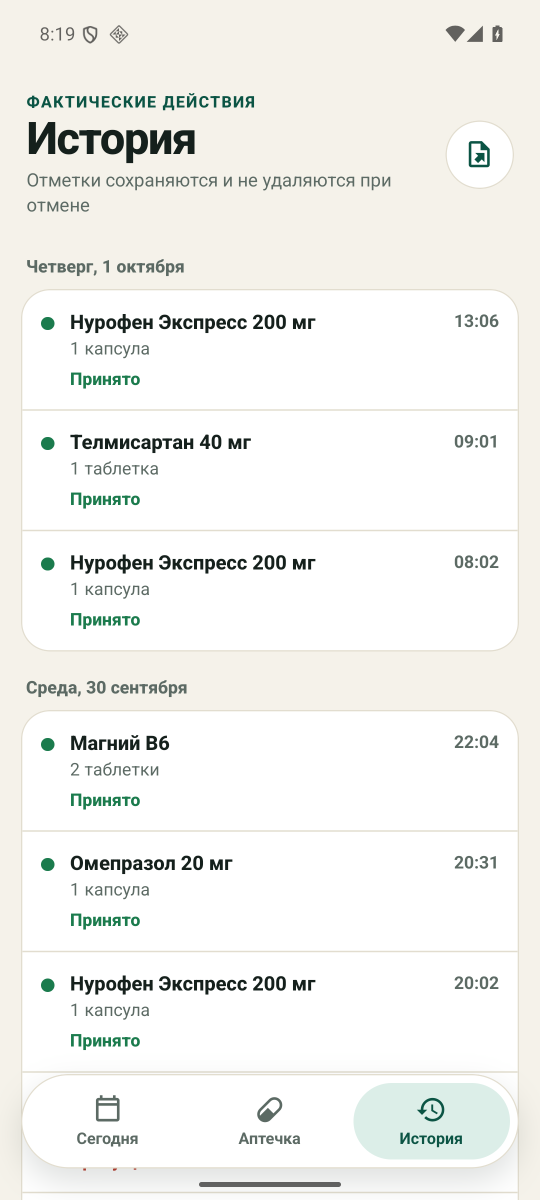
#> input picture docs/assets/screens/history.png, 1080 x 2400 px (shown at 1/2 size); its folder holds 7 pictures in this run
$ python render-showcase.py
#> lines starting #> are read from the running program, lines starting #| are printed output that depends on the picture; after the words box and inside, x2 and y2 are one past the last pixel; in counts of white or black regions, pixels touching at a corner belong together
"""Renders the README feature image from real emulator screenshots in docs/assets/screens.

    python tools/render-showcase.py

Outputs docs/assets/pora-features.png (three feature panels).
"""
from __future__ import annotations

from pathlib import Path

from PIL import Image, ImageDraw, ImageFilter, ImageFont, ImageOps

ROOT = Path(__file__).resolve().parents[1]
OUT = ROOT / "docs" / "assets"
SCREENS = OUT / "screens"

FONT_CANDIDATES = [
    Path("C:/Windows/Fonts/bahnschrift.ttf"),
    Path("/usr/share/fonts/truetype/dejavu/DejaVuSans.ttf"),
]
FONT_PATH = next((p for p in FONT_CANDIDATES if p.is_file()), FONT_CANDIDATES[0])

FIELD_TOP = (16, 78, 63)
FIELD_BOTTOM = (6, 24, 20)
PAPER = (245, 242, 234)
MINT = (126, 227, 198)
AMBER = (242, 196, 109)
WHITE = (255, 255, 255)


def font(size: int, weight: float | None = None) -> ImageFont.FreeTypeFont:
#> in render_features, `panel = Image.new("RGBA", (panel_w, panel_h), WHITE + (255,))`: panel: PIL image 700x830 RGBA; every value is 255
    face = ImageFont.truetype(str(FONT_PATH), size=size)
    if weight is not None:
        try:
            face.set_variation_by_axes([weight])
        except Exception:  # not a variable font
            pass
    return face


def gradient(size: tuple[int, int]) -> Image.Image:
    w, h = size
    img = Image.new("RGB", size)
    px = img.load()
    for y in range(h):
        for x in range(w):
            t = min(1.0, max(0.0, (x * 0.3 + y * 0.9) / (w * 0.3 + h * 0.9)))
            px[x, y] = tuple(int(FIELD_TOP[i] + (FIELD_BOTTOM[i] - FIELD_TOP[i]) * t) for i in range(3))
    return img


def glow(canvas: Image.Image, centre: tuple[int, int], radius: int, colour: tuple[int, int, int], alpha: int) -> None:
    layer = Image.new("RGBA", canvas.size, (0, 0, 0, 0))
    d = ImageDraw.Draw(layer)
    cx, cy = centre
    d.ellipse((cx - radius, cy - radius, cx + radius, cy + radius), fill=colour + (alpha,))
    canvas.alpha_composite(layer.filter(ImageFilter.GaussianBlur(radius * 0.45)))


def phone(screen_name: str, width: int, shadow: int = 40) -> Image.Image:
    """A screenshot inside a dark device frame with a soft shadow, as an RGBA tile."""
#> called with screen_name = 'history.png', width = 340, shadow = 24
    shot = Image.open(SCREENS / screen_name).convert("RGB")
    bezel = max(8, width // 38)
    inner_w = width - 2 * bezel
    shot = ImageOps.contain(shot, (inner_w, 10_000), Image.Resampling.LANCZOS)
#> shot: PIL image 324x720 RGB
    height = shot.height + 2 * bezel
#> height = 736
    pad = shadow * 2
    tile = Image.new("RGBA", (width + 2 * pad, height + 2 * pad), (0, 0, 0, 0))
#> tile: PIL image 436x832 RGBA; every value is 0

    sh = Image.new("RGBA", tile.size, (0, 0, 0, 0))
    ImageDraw.Draw(sh).rounded_rectangle(
        (pad, pad + shadow // 2, pad + width, pad + height + shadow // 2), radius=width // 8, fill=(0, 0, 0, 150)
    )
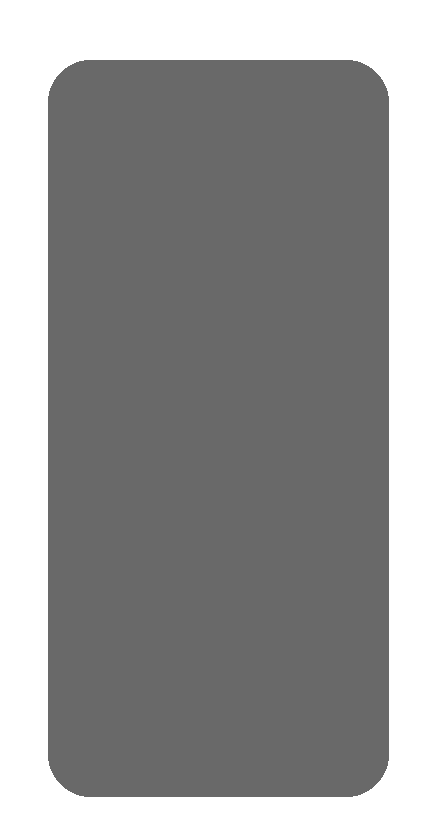
#> sh: PIL image 436x832 RGBA; mean R, G, B, A 0, 0, 0, 103.3; transparent parts drawn white
    tile.alpha_composite(sh.filter(ImageFilter.GaussianBlur(shadow)))

    d = ImageDraw.Draw(tile)
    d.rounded_rectangle((pad, pad, pad + width, pad + height), radius=width // 8, fill=(14, 18, 17, 255))
    d.rounded_rectangle((pad + 2, pad + 2, pad + width - 2, pad + height - 2), radius=width // 8 - 2, outline=(70, 86, 80, 255), width=2)

    mask = Image.new("L", shot.size, 0)
#> mask: PIL image 324x720 L; every value is 0
    ImageDraw.Draw(mask).rounded_rectangle((0, 0, shot.width, shot.height), radius=width // 8 - bezel, fill=255)
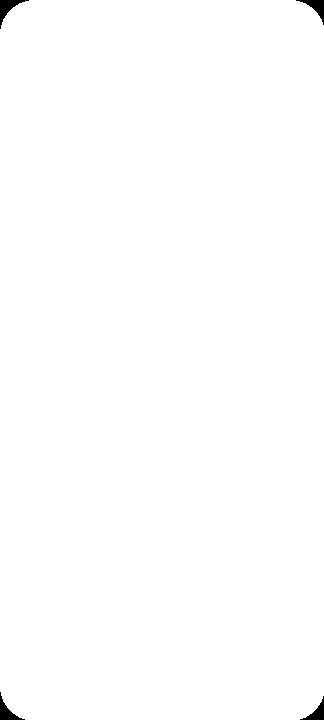
#> mask: PIL image 324x720 L; 99.6% white; 4 black regions, box (x1, y1, x2, y2) and area: (0, 0, 29, 29) 260, (296, 0, 324, 25) 231, (0, 692, 25, 720) 231, (300, 696, 324, 720) 203
    tile.paste(shot, (pad + bezel, pad + bezel), mask)
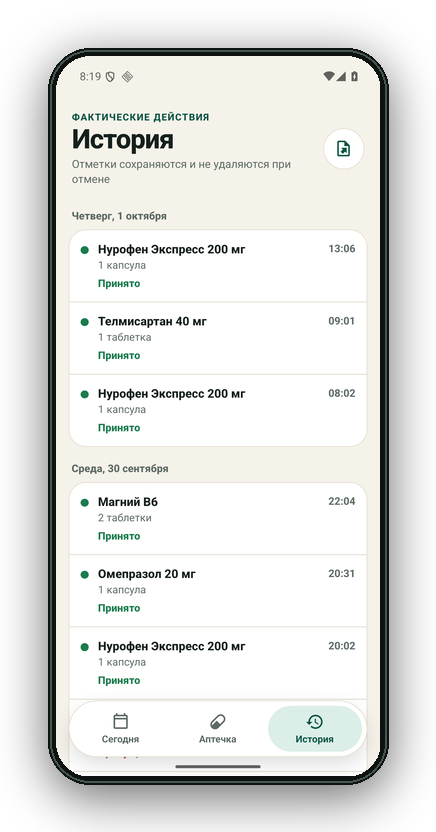
#> tile: PIL image 436x832 RGBA; mean R, G, B, A 156.5, 157, 154.7, 184; transparent parts drawn white
    return tile


def app_icon(size: int) -> Image.Image:
    src = Image.open(ROOT / "assets" / "icon.png").convert("RGBA")
    src = ImageOps.contain(src, (size, size), Image.Resampling.LANCZOS)
    mask = Image.new("L", src.size, 0)
    ImageDraw.Draw(mask).rounded_rectangle((0, 0, src.width, src.height), radius=src.width // 4, fill=255)
    out = Image.new("RGBA", src.size, (0, 0, 0, 0))
    out.paste(src, (0, 0), mask)
    return out


def render_features() -> None:
    size = (2400, 1100)
    canvas = Image.new("RGBA", size, PAPER + (255,))
    d = ImageDraw.Draw(canvas)
    d.text((100, 70), "Спокойный день с лекарствами", font=font(70, 650), fill=(21, 32, 28))

    panels = [
        ("history.png", "ИСТОРИЯ", "Что произошло на самом деле", "Отметки не удаляются при отмене,\nих можно выгрузить в CSV для врача."),
        ("course-selected.png", "СПРАВОЧНИК ЕСКЛП", "Название — в два касания", "Дозировка, форма и единица остатка\nподставляются из справочника."),
        ("cabinet-dark.png", "ТЁМНАЯ ТЕМА", "Удобно и вечером", "Аптечка с остатками, временем приёмов\nи предупреждением «мало»."),
    ]
    col_w = 740
    panel_w, panel_h = 700, 830
    for index, (name, tag, title, text) in enumerate(panels):
        x0 = 100 + index * col_w
        panel = Image.new("RGBA", (panel_w, panel_h), WHITE + (255,))
        pd = ImageDraw.Draw(panel)
        pd.text((50, 40), tag, font=font(24, 700), fill=(15, 107, 88))
        pd.text((50, 82), title, font=font(42, 650), fill=(21, 32, 28))
        pd.multiline_text((50, 148), text, font=font(26, 400), fill=(92, 106, 100), spacing=10)
        tile = phone(name, 340, shadow=24)
        panel.alpha_composite(tile, ((panel_w - tile.width) // 2, 260 - 48))
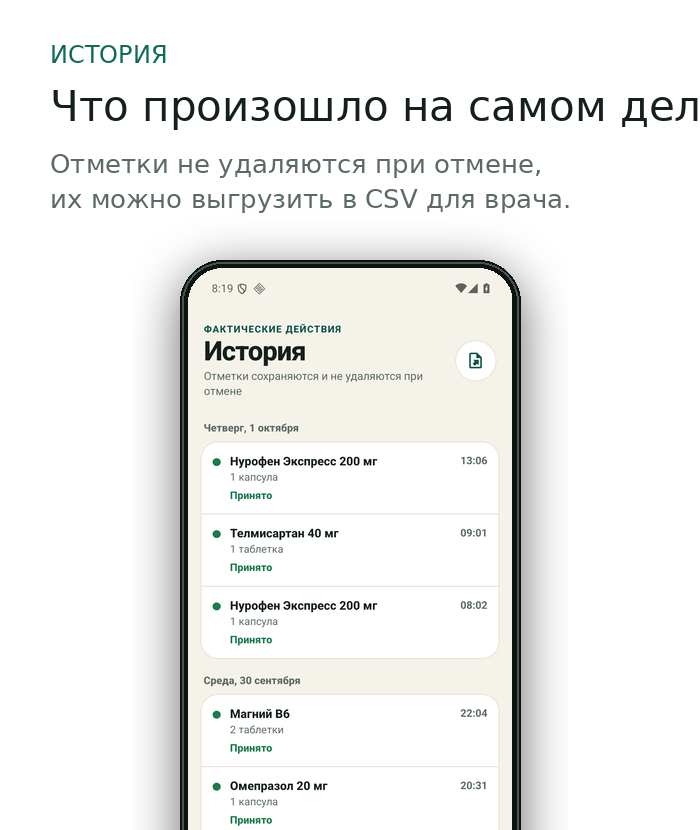
#> panel: PIL image 700x830 RGBA; mean R, G, B, A 239.6, 240, 238.7, 255
        mask = Image.new("L", panel.size, 0)
#> mask: PIL image 700x830 L; every value is 0
        ImageDraw.Draw(mask).rounded_rectangle((0, 0, panel_w, panel_h), radius=44, fill=255)
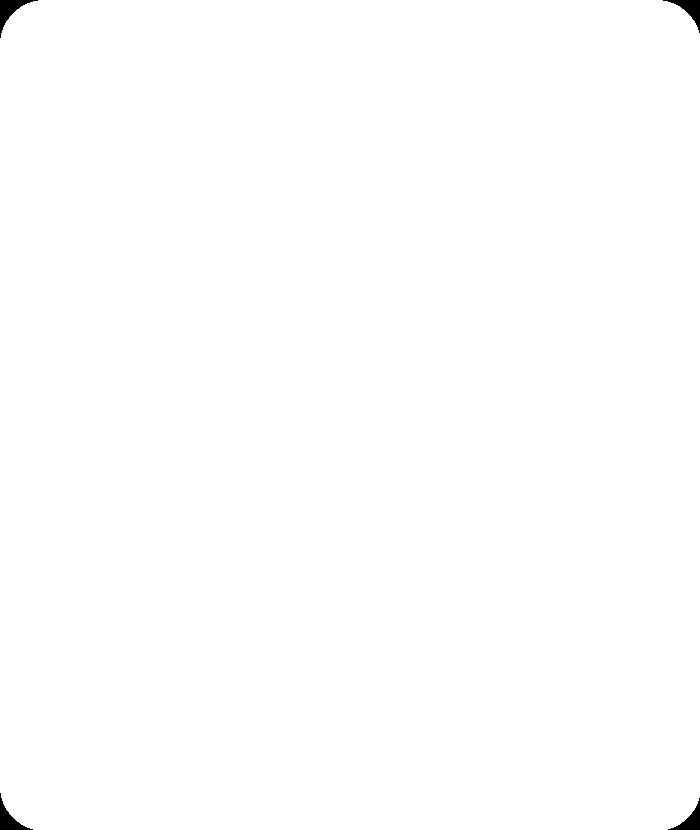
#> mask: PIL image 700x830 L; 99.7% white; 4 black regions, box (x1, y1, x2, y2) and area: (0, 0, 38, 38) 427, (663, 0, 700, 33) 389, (0, 793, 33, 830) 389, (668, 798, 700, 830) 352
        canvas.paste(panel, (x0, 210), mask)
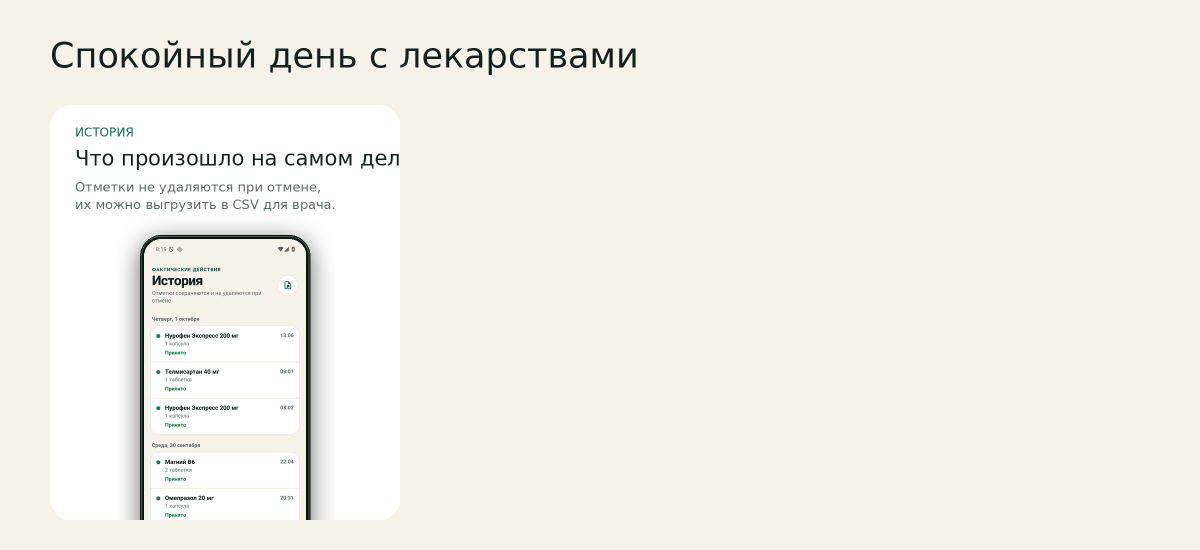
#> canvas: PIL image 2400x1100 RGBA (shown at 1/2 size); mean R, G, B, A 242.5, 240.3, 233.8, 255
        d.rounded_rectangle((x0, 210, x0 + panel_w, 210 + panel_h), radius=44, outline=(226, 221, 207), width=2)
#> pass 2 of the loop in render_features, `for index, (name, tag, title, text) in enumerate(panels):`:
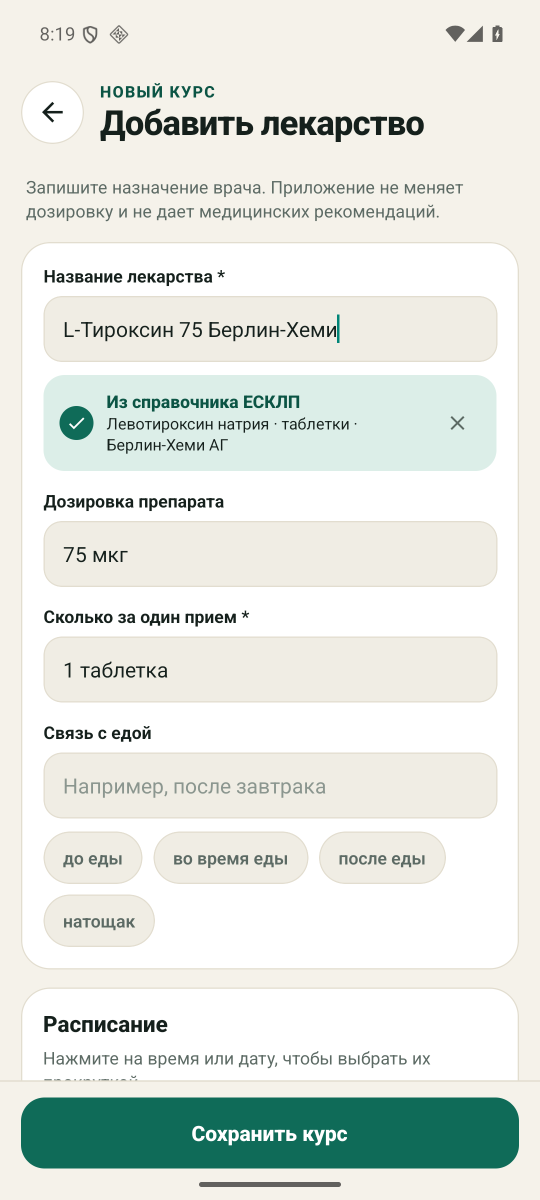
#> input picture docs/assets/screens/course-selected.png, 1080 x 2400 px (shown at 1/2 size)
#> in render_features, `panel.alpha_composite(tile, ((panel_w - tile.width) // 2, 260 - 48))`:
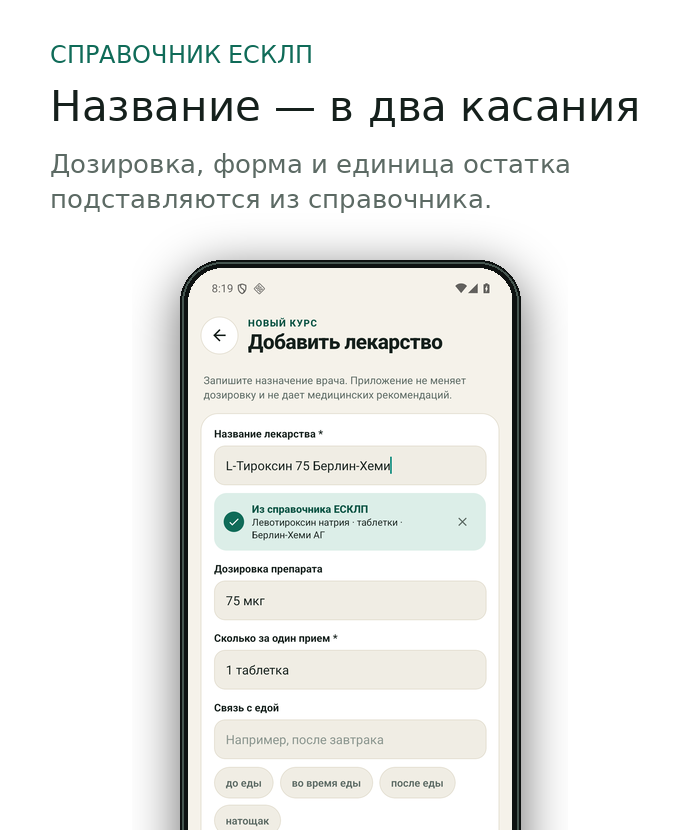
#> panel: PIL image 700x830 RGBA; mean R, G, B, A 237.7, 238.4, 236.5, 255
#> in render_features, `canvas.paste(panel, (x0, 210), mask)`:
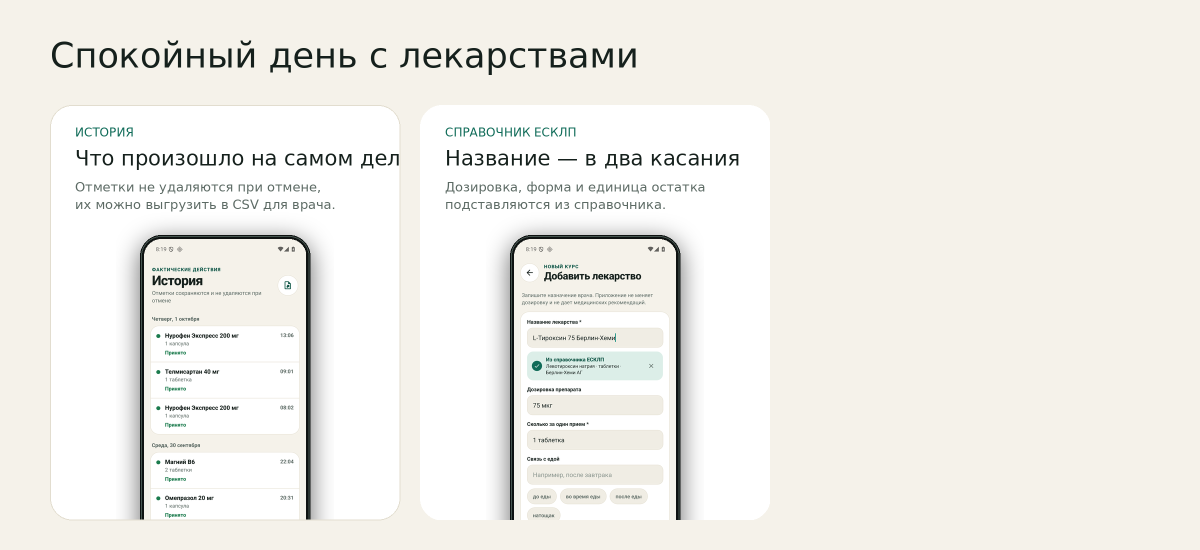
#> canvas: PIL image 2400x1100 RGBA (shown at 1/2 size); mean R, G, B, A 240.8, 239.4, 234.2, 255
#> pass 3 of the loop in render_features, `for index, (name, tag, title, text) in enumerate(panels):`:
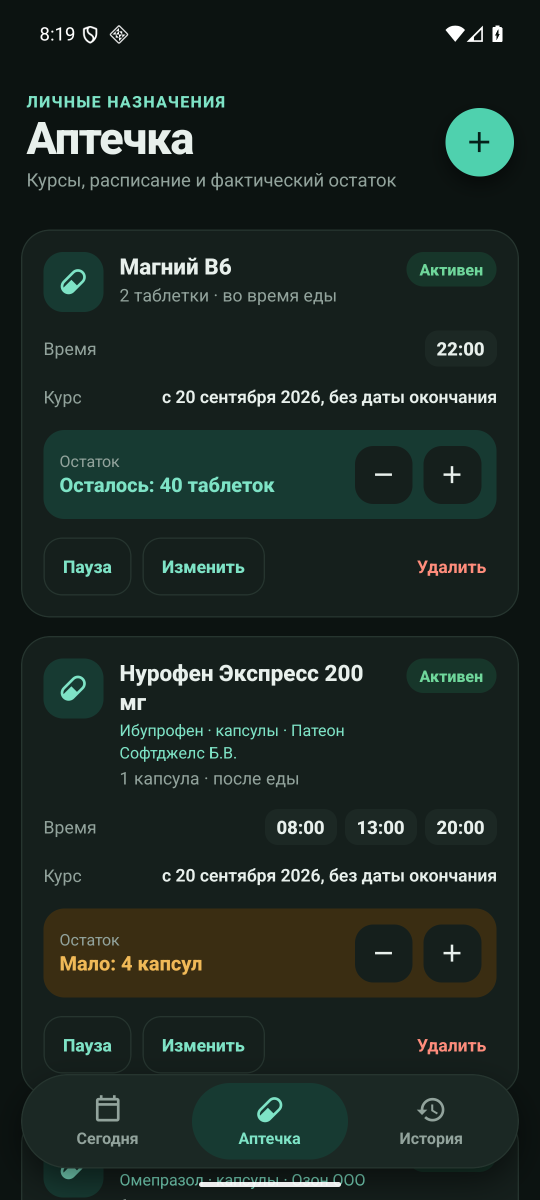
#> input picture docs/assets/screens/cabinet-dark.png, 1080 x 2400 px (shown at 1/2 size)
#> in render_features, `panel.alpha_composite(tile, ((panel_w - tile.width) // 2, 260 - 48))`:
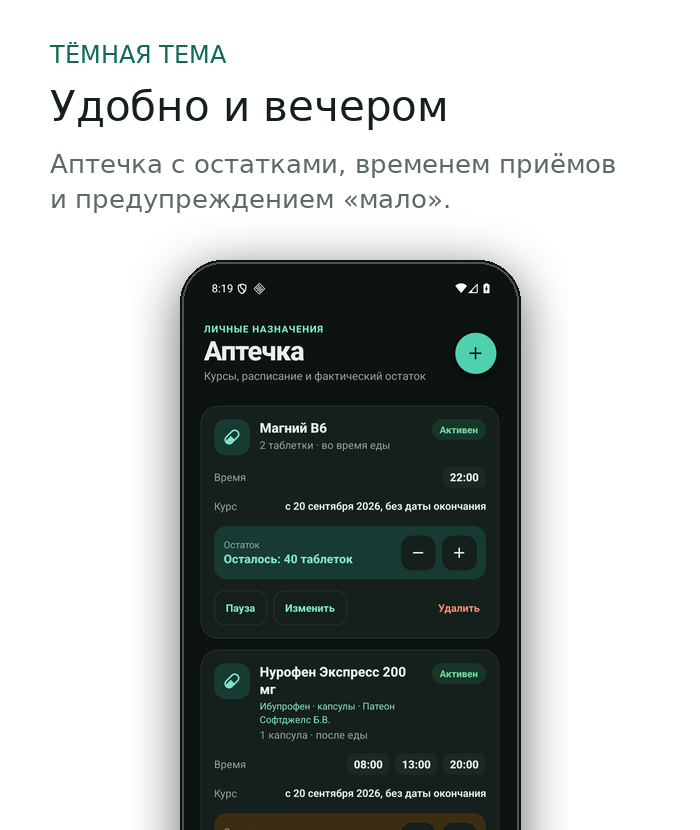
#> panel: PIL image 700x830 RGBA; mean R, G, B, A 172.7, 177.1, 175.6, 255
#> in render_features, `canvas.paste(panel, (x0, 210), mask)`:
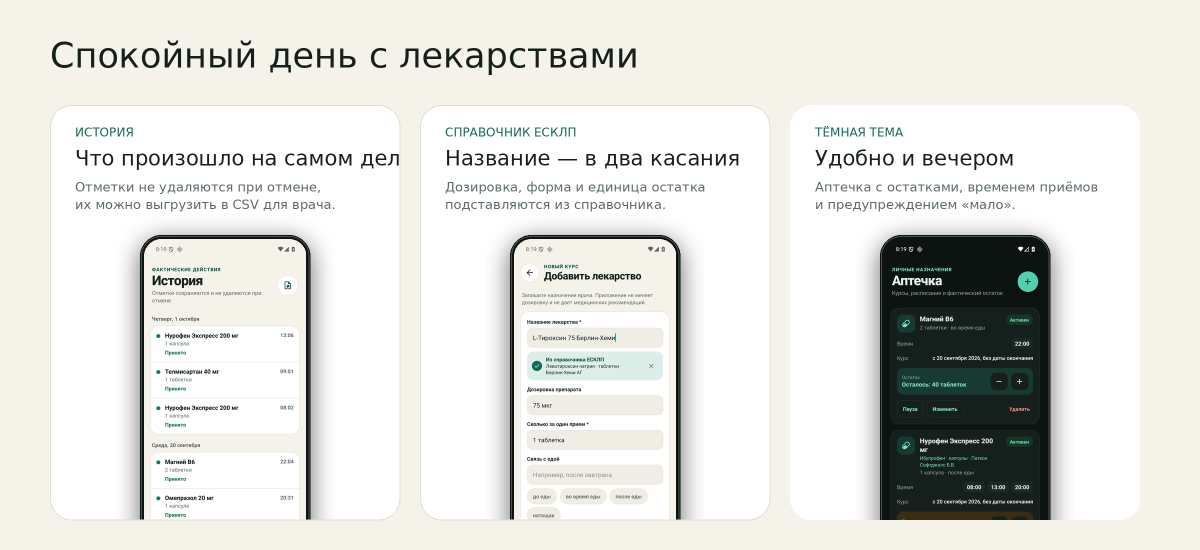
#> canvas: PIL image 2400x1100 RGBA (shown at 1/2 size); mean R, G, B, A 224.8, 225.1, 221.3, 255
    canvas.convert("RGB").save(OUT / "pora-features.png", optimize=True)
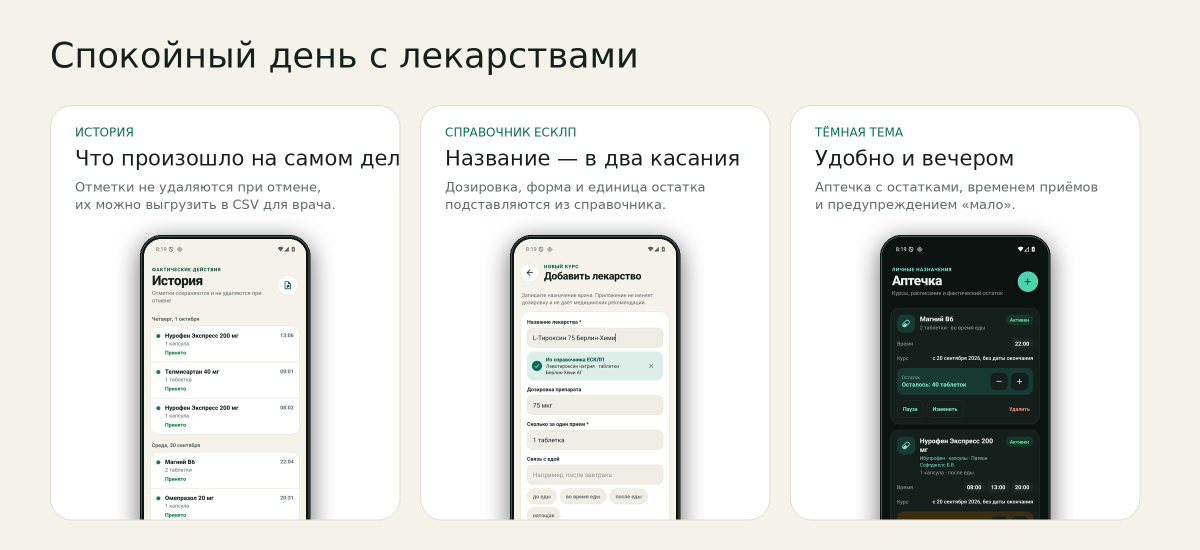
#> saved as pora-features.png: PIL image 2400x1100 RGB (shown at 1/2 size); mean R, G, B 224.8, 225, 221.2
    print("wrote pora-features.png")


if __name__ == "__main__":
    render_features()
